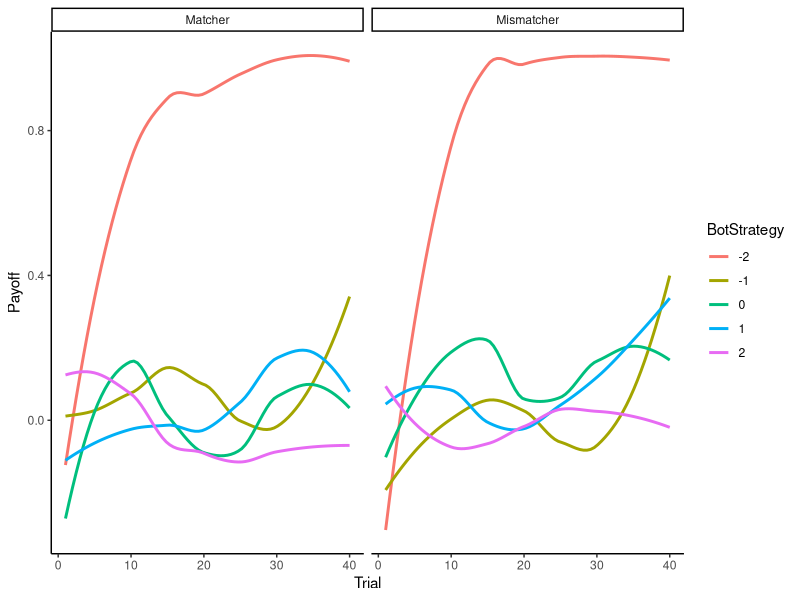
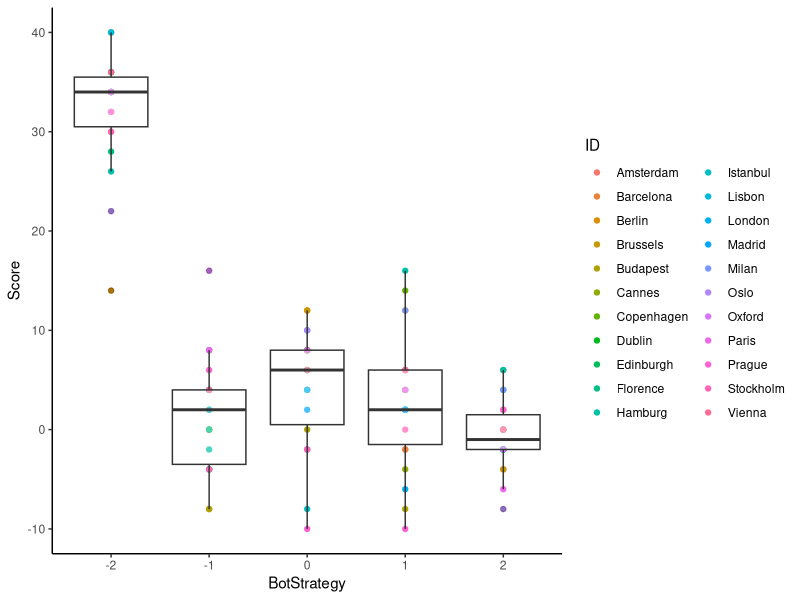

Here is the R script that generated these plots, in order:
## ---- chunk 1
library(tidyverse)
d <- read_csv("data/MP_MSc_CogSci22.csv") %>% 
  mutate(BotStrategy = as.factor(BotStrategy))

d$Role <- ifelse(d$Role==0, "Matcher", "Mismatcher")

ggplot(d, aes(Trial, Payoff, group=BotStrategy, color=BotStrategy)) +geom_smooth(se=F) + theme_classic() + facet_wrap(.~Role)

## ---- chunk 2
d1 <- d %>% group_by(ID, BotStrategy) %>% dplyr::summarize(Score = sum(Payoff))

ggplot(d1, aes(BotStrategy, Score, label=ID)) +
  geom_point(aes(color=ID)) +
  geom_boxplot(alpha=0.3) +
  theme_classic()

